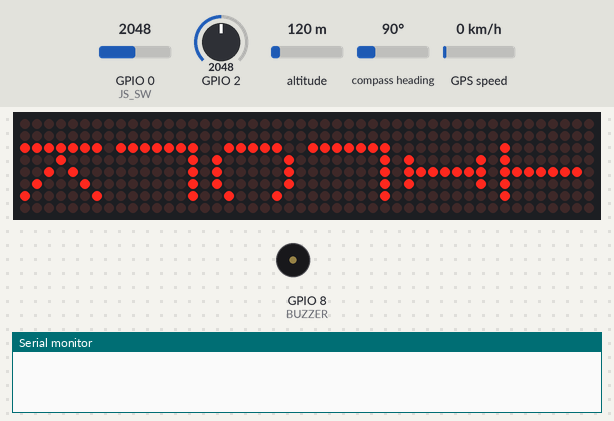
Bench run of a sketch on a simulated ESP32-S3. Parts: 48×8 LED matrix, buzzer (waves = sounding), the last lines printed to the serial monitor. Wiring (inferred from the names in the program): 6 × MAX7219 LED driver (orientation assumed): data GPIO 3; clock GPIO 5; CS GPIO 4. Inputs (shaded band) come from the test bench; at power-on: GPIO 0 (JS_SW) = 2048, GPIO 2 = 2048, GPS speed 0 km/h, altitude 120 m, compass heading 90°. The local clock reads 2024-03-15 10:24:30 at power-on unless the sketch sets it; the GPS gets a fix after 3 s at 37.7749, -122.4194 with 8 satellites.

Above: at 0.7 s.
At 4.8 s:
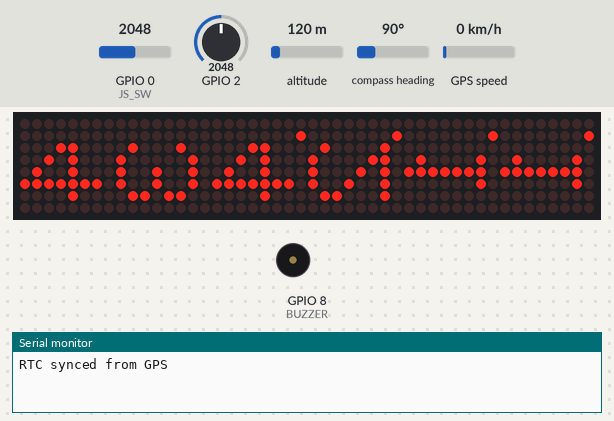
4.9 s: GPIO 0 (JS_SW) set to 337
9.0 s: GPIO 0 (JS_SW) set to 293
At 9.72 s:
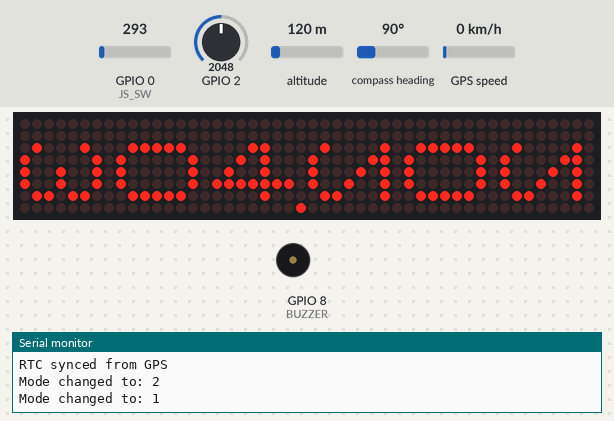
11.1 s: GPIO 2 set to 375
15.2 s: GPIO 2 set to 319
At 16.2 s:
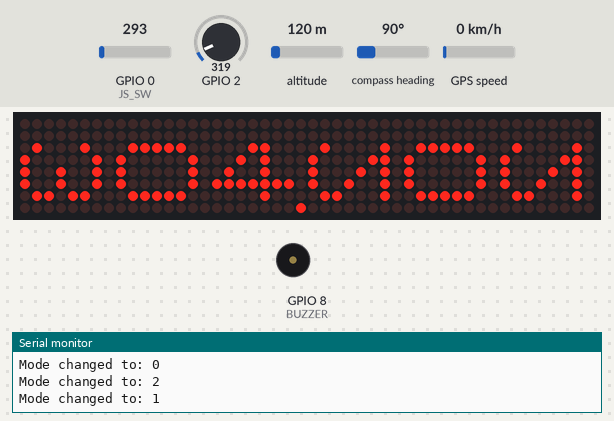
16.7 s: GPIO 2 set to 1228
At 17.35 s:
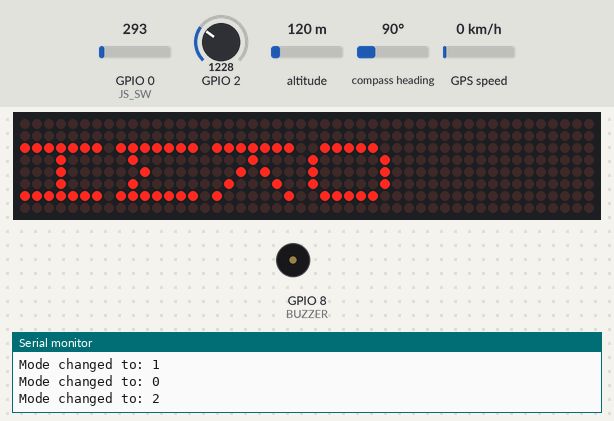
19.6 s: GPS speed set to 2 km/h
At 20.74 s:
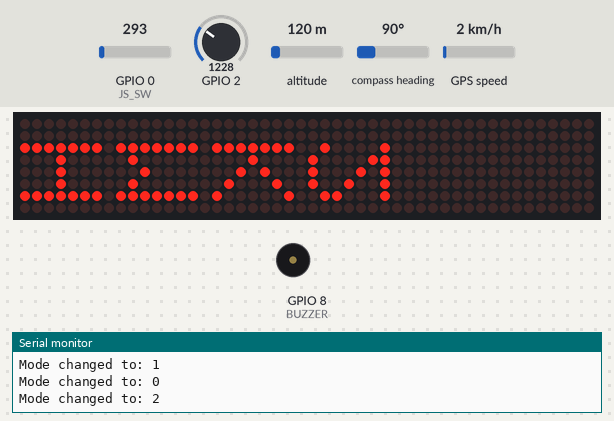
Timing chart, 0 to 25.3 s (numbered marks = the images above; inputs shaded):
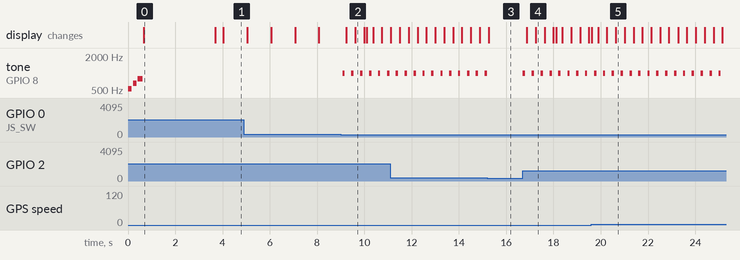

Measured:
- the behaviour switches between 315 and 314 on GPIO 0 (JS_SW) (found by bisection; images 1 and 2)
- the behaviour switches between 340 and 339 on GPIO 2 (found by bisection; images 2 and 3)
- after the input at 9.0 s, tone on GPIO 8 (BUZZER): alternates 1000 Hz for 0.10 s and silent for 0.27 s, starting after 0.08 s; the display: first changes after 0.24 s (image 2 shows a later state)
- after the input at 15.2 s, tone on GPIO 8 (BUZZER): stops changing and stays silent
- after the input at 16.7 s, tone on GPIO 8 (BUZZER): alternates 1000 Hz for 0.10 s and silent for 0.27 s, starting at once; the display: first changes after 0.17 s (image 4 shows a later state)
- after the input at 19.6 s, the display: changes at once (image 5)
- what the display in image 0 shows lasts 3.0 s, from 0.7 s to 3.7 s

The sketch:

TIL305-Clock-Code.ino
```cpp
#include <SPI.h>
#include <Wire.h>
#include <RTClib.h>
#include "MAX7219-Daisy.h"
#include "Better-Joystick.h"
#include "Better-GPS.h"

// Config
const uint8_t JS_X = 0;
const uint8_t JS_SW = 1;
const uint8_t JS_Y = 2;
constexpr uint8_t DIN_PIN = 3;
constexpr uint8_t CS_PIN = 4;
constexpr uint8_t CLK_PIN = 5;
constexpr uint8_t SDA_PIN = 6;
constexpr uint8_t SCL_PIN = 7;
const uint8_t BUZZER = 8;
const uint8_t GPS_TX = 9;
const uint8_t GPS_RX = 10;
constexpr uint8_t NUM_DEVICES = 6;
constexpr unsigned long GPS_BAUD = 9600UL;

MAX7219Daisy display;
RTC_DS3231 rtc;
BetterJoystick joystick;
BetterGPS gps;

// Mode management
uint8_t currentMode = 0;  // 0 = Time, 1 = Date, 2 = GPS Speed
const uint8_t NUM_MODES = 3;
unsigned long lastJoystickChange = 0;
const unsigned long JOYSTICK_DEBOUNCE = 300;

// GPS sync management
unsigned long lastGPSSync = 0;
const unsigned long GPS_SYNC_INTERVAL = 300000UL;  // 5 minutes
bool initialSyncDone = false;

// Temperature display management
unsigned long lastTempDisplay = 0;
const unsigned long TEMP_DISPLAY_INTERVAL = 300000UL;  // 5 minutes
const unsigned long TEMP_DISPLAY_DURATION = 3000UL;    // 3 seconds
bool showingTemperature = false;
unsigned long tempDisplayStart = 0;

// Hourly chime
uint8_t lastChimeHour = 255;

// Function prototypes
void playStartupMelody();
void playHourlyChime();
void playModeChangeBeep();
bool syncRTCFromGPS();
void displayTimeMode(DateTime now);
void displayDateMode(DateTime now);
void displayGPSSpeedMode();

void setup() {
  Serial.begin(115200);
  display.begin(DIN_PIN, CLK_PIN, CS_PIN, NUM_DEVICES);

  Wire.begin(SDA_PIN, SCL_PIN);

  pinMode(BUZZER, OUTPUT);

  // Startup sequence
  playStartupMelody();
  display.displayText("TILCLK");
  display.refresh();
  delay(3000);

  if (!rtc.begin()) {
    display.displayText("NO RTC");
    display.refresh();
    while (1)
      ;
  }

  if (rtc.lostPower()) {
    rtc.adjust(DateTime(F(__DATE__), F(__TIME__)));
  }

  joystick.begin(JS_SW, JS_X, JS_Y);
  gps.begin(GPS_RX, GPS_TX, GPS_BAUD);
}

void loop() {
  gps.update();

  // GPS sync on startup
  if (!initialSyncDone && gps.hasFix()) {
    if (syncRTCFromGPS()) {
      initialSyncDone = true;
      lastGPSSync = millis();
    }
  }

  // GPS sync every 5 minutes
  if (initialSyncDone && millis() - lastGPSSync >= GPS_SYNC_INTERVAL) {
    if (syncRTCFromGPS()) {
      lastGPSSync = millis();
    }
  }

  // Handle joystick mode changes
  if (millis() - lastJoystickChange >= JOYSTICK_DEBOUNCE) {
    byte direction = joystick.getDirection();

    if (direction == 2) {  // RIGHT
      currentMode = (currentMode + 1) % NUM_MODES;
      lastJoystickChange = millis();
      playModeChangeBeep();
      Serial.print("Mode changed to: ");
      Serial.println(currentMode);
    } else if (direction == 1) {  // LEFT
      currentMode = (currentMode == 0) ? (NUM_MODES - 1) : (currentMode - 1);
      lastJoystickChange = millis();
      playModeChangeBeep();
      Serial.print("Mode changed to: ");
      Serial.println(currentMode);
    }
  }

  // Display based on current mode
  DateTime now = rtc.now();

  switch (currentMode) {
    case 0:
      displayTimeMode(now);
      break;
    case 1:
      displayDateMode(now);
      break;
    case 2:
      displayGPSSpeedMode();
      break;
  }

  delay(100);
}

void playStartupMelody() {
  tone(BUZZER, 523, 150);
  delay(200);
  tone(BUZZER, 659, 150);
  delay(200);
  tone(BUZZER, 784, 200);
  delay(250);
  noTone(BUZZER);
}

void playHourlyChime() {
  tone(BUZZER, 784, 200);
  delay(250);
  tone(BUZZER, 659, 200);
  delay(250);
  tone(BUZZER, 523, 300);
  delay(350);
  noTone(BUZZER);
}

void playModeChangeBeep() {
  tone(BUZZER, 1000, 100);
  delay(150);
  noTone(BUZZER);
}

bool syncRTCFromGPS() {
  if (!gps.hasFix()) {
    return false;
  }

  int year, month, day, dayIndex, hour, minute, second;
  gps.getHungarianTime(year, month, day, dayIndex, hour, minute, second);

  if (year > 0 && month > 0 && day > 0) {
    rtc.adjust(DateTime(year, month, day, hour, minute, second));
    Serial.println("RTC synced from GPS");
    return true;
  }

  return false;
}

void displayTimeMode(DateTime now) {
  uint8_t h = now.hour();
  uint8_t m = now.minute();
  uint8_t s = now.second();

  // Check if it's time to show temperature
  if (millis() - lastTempDisplay >= TEMP_DISPLAY_INTERVAL && !showingTemperature) {
    showingTemperature = true;
    tempDisplayStart = millis();
    lastTempDisplay = millis();
  }

  if (showingTemperature) {
    if (millis() - tempDisplayStart < TEMP_DISPLAY_DURATION) {
      // Display temperature
      float temp = rtc.getTemperature();
      int tempWhole = (int)temp;
      int tempDecimal = (int)((temp - tempWhole) * 10);

      display.clearAllLEDs();

      // Display temperature digits
      if (tempWhole >= 10) {
        display.displayNumber(0, tempWhole / 10);
        display.displayNumber(1, tempWhole % 10);
      } else {
        display.clearDevice(0);
        display.displayNumber(1, tempWhole);
      }

      display.displayNumber(2, tempDecimal);
      display.setDecimalPointLED(1, true);

      display.clearDevice(3);
      display.setDegreeSymbol(4, true);
      display.displayLetter(5, 'C');

      display.refresh();
      return;
    } else {
      showingTemperature = false;
    }
  }

  // Normal time display
  display.clearAllLEDs();

  display.displayNumber(0, h / 10);
  display.displayNumber(1, h % 10);
  display.displayNumber(2, m / 10);
  display.displayNumber(3, m % 10);
  display.displayNumber(4, s / 10);
  display.displayNumber(5, s % 10);

  // Colon leds
  display.setColonLED(0, true);
  display.setColonLED(1, true);
  display.setColonLED(2, true);
  display.setColonLED(3, true);

  display.refresh();

  // Hourly chime
  if (h != lastChimeHour && m == 0 && s == 0) {
    playHourlyChime();
    lastChimeHour = h;
  }
}

void displayDateMode(DateTime now) {
  display.clearAllLEDs();

  int year = now.year();
  uint8_t month = now.month();

  // Display YYYY.MM
  display.displayNumber(0, (year / 1000) % 10);
  display.displayNumber(1, (year / 100) % 10);
  display.displayNumber(2, (year / 10) % 10);
  display.displayNumber(3, year % 10);
  display.displayNumber(4, month / 10);
  display.displayNumber(5, month % 10);

  display.setDecimalPointLED(3, true);  // Decimal point after YYYY

  display.refresh();
}

void displayGPSSpeedMode() {
  display.clearAllLEDs();

  if (!gps.hasFix()) {
    display.displayText("NO FIX");
    display.refresh();
    return;
  }

  int speed = (int)gps.getSpeedKmph();

  // Display speed with "kmh" suffix
  if (speed >= 100) {
    display.displayNumber(0, speed / 100);
    display.displayNumber(1, (speed / 10) % 10);
    display.displayNumber(2, speed % 10);
  } else if (speed >= 10) {
    display.clearDevice(0);
    display.displayNumber(1, speed / 10);
    display.displayNumber(2, speed % 10);
  } else {
    display.clearDevice(0);
    display.clearDevice(1);
    display.displayNumber(2, speed);
  }

  display.displayLetter(3, 'K');
  display.displayLetter(4, 'M');
  display.displayLetter(5, 'H');

  display.refresh();
}
```

Better-GPS.h
```cpp
#pragma once

#include <TinyGPSPlus.h>
#include <HardwareSerial.h>

class BetterGPS {
private:
  HardwareSerial gpsSerial;
  TinyGPSPlus gps;
  static constexpr unsigned long GPS_CACHE_VALIDITY_MS = 1000UL;

  // Cache for Hungarian time to avoid repeated calculations
  struct HungarianTimeCache {
    int year;
    int month;
    int day;
    int dayIndex;
    int hour;
    int minute;
    int second;
    bool valid;
    unsigned long lastUpdate;
  } timeCache;

  // Zeller's Congruence to calculate day of the week
  int calculateDayOfWeek(int y, int m, int d) {
    if (m < 3) {
      m += 12;
      y -= 1;
    }
    int k = y % 100;
    int j = y / 100;
    int f = d + 13 * (m + 1) / 5 + k + k / 4 + j / 4 + 5 * j;

    // Correct Zeller's result: 0=Saturday, 1=Sunday, 2=Monday, etc.
    // Convert to standard: 0=Sunday, 1=Monday, 2=Tuesday, ..., 6=Saturday
    return (f + 1) % 7;
  }

  // Check if it's daylight saving time in Hungary (CEST)
  // DST starts last Sunday in March at 2:00 AM
  // DST ends last Sunday in October at 3:00 AM
  bool isDaylightSavingTime(int year, int month, int day, int hour) {
    // Before March or after October - definitely standard time
    if (month < 3 || month > 10) {
      return false;
    }

    // April to September -> daylight saving time
    if (month > 3 && month < 10) {
      return true;
    }

    // March -> need to check if we're past the last Sunday
    if (month == 3) {
      // Find the last Sunday of March
      int lastSunday = 31;
      while (calculateDayOfWeek(year, 3, lastSunday) != 0) {
        lastSunday--;
      }

      if (day < lastSunday) {
        return false;  // Before DST starts
      } else if (day > lastSunday) {
        return true;  // After DST starts
      } else {
        // On the last Sunday -> DST starts at 2:00 AM UTC (3:00 AM CET)
        return hour >= 1;  // 1:00 UTC = 2:00 CET when DST starts
      }
    }

    // October -> need to check if we're before the last Sunday
    if (month == 10) {
      // Find the last Sunday of October
      int lastSunday = 31;
      while (calculateDayOfWeek(year, 10, lastSunday) != 0) {
        lastSunday--;
      }

      if (day < lastSunday) {
        return true;  // Before DST ends
      } else if (day > lastSunday) {
        return false;  // After DST ends
      } else {
        // On the last Sunday -> DST ends at 3:00 AM CEST (1:00 AM UTC)
        return hour < 1;  // Before 1:00 UTC (2:00 AM CET when DST ends)
      }
    }

    return false;
  }

  // Get Hungarian timezone offset (+1 CET, +2 CEST)
  int getHungarianTimezoneOffset(int year, int month, int day, int hour) {
    return isDaylightSavingTime(year, month, day, hour) ? 2 : 1;
  }

  void convertToHungarianTime(int &year, int &month, int &day, int &hour, int &minute, int &second) {
    // Get the timezone offset based on UTC time
    int offset = getHungarianTimezoneOffset(year, month, day, hour);

    // Add the offset to the hour
    hour += offset;

    // Handle day overflow
    if (hour >= 24) {
      hour -= 24;
      day++;

      // Days in each month
      int daysInMonth[] = { 31, 28, 31, 30, 31, 30, 31, 31, 30, 31, 30, 31 };

      // Check for leap year
      bool isLeapYear = (year % 4 == 0 && year % 100 != 0) || (year % 400 == 0);
      if (isLeapYear) daysInMonth[1] = 29;

      // Handle month overflow
      if (day > daysInMonth[month - 1]) {
        day = 1;
        month++;

        // Handle year overflow
        if (month > 12) {
          month = 1;
          year++;
        }
      }
    }

    // Handle day underflow
    else if (hour < 0) {
      hour += 24;
      day--;

      // Handle day underflow
      if (day < 1) {
        month--;

        // Handle month underflow
        if (month < 1) {
          month = 12;
          year--;
        }

        // Days in each month
        int daysInMonth[] = { 31, 28, 31, 30, 31, 30, 31, 31, 30, 31, 30, 31 };

        // Check for leap year
        bool isLeapYear = (year % 4 == 0 && year % 100 != 0) || (year % 400 == 0);
        if (isLeapYear) daysInMonth[1] = 29;

        day = daysInMonth[month - 1];
      }
    }
  }

  // Update the cache with fresh Hungarian time
  void updateTimeCache() {
    if (!hasFix()) {
      timeCache.valid = false;
      return;
    }

    // Get UTC time
    int year = gps.date.year();
    int month = gps.date.month();
    int day = gps.date.day();
    int hour = gps.time.hour();
    int minute = gps.time.minute();
    int second = gps.time.second();

    convertToHungarianTime(year, month, day, hour, minute, second);

    // Update cache
    timeCache.year = year;
    timeCache.month = month;
    timeCache.day = day;
    timeCache.hour = hour;
    timeCache.minute = minute;
    timeCache.second = second;
    timeCache.dayIndex = calculateDayOfWeek(year, month, day);
    timeCache.valid = true;
    timeCache.lastUpdate = millis();
  }

  // Check if cache is still valid
  bool isCacheValid() {
    return timeCache.valid && (millis() - timeCache.lastUpdate < GPS_CACHE_VALIDITY_MS);
  }

public:
  BetterGPS()
    : gpsSerial(1) {
    timeCache.valid = false;
    timeCache.lastUpdate = 0;
  }

  void begin(uint8_t gpsRx, uint8_t gpsTx = -1, int gpsBaud = 9600) {
    gpsSerial.begin(gpsBaud, SERIAL_8N1, gpsRx, gpsTx);
  }

  void update() {
    while (gpsSerial.available()) {
      if (gps.encode(gpsSerial.read())) {
        // New data available -> invalidate cache
        timeCache.valid = false;
      }
    }
  }

  bool hasFix() {
    return gps.location.isValid() && gps.date.isValid() && gps.time.isValid();
  }

  double getLatitude() {
    return gps.location.lat();
  }

  double getLongitude() {
    return gps.location.lng();
  }

  float getSpeedKmph() {
    return gps.speed.kmph();
  }

  float getSpeedMps() {
    return gps.speed.mps();
  }

  float getAltitude() {
    return gps.altitude.meters();
  }

  bool hasAltitude() {
    return gps.altitude.isValid();
  }

  bool isCourseValid() {
    return gps.course.isValid();
  }

  float getCourseDeg() {
    return gps.course.deg();
  }

  float getCourse() {
    return gps.course.deg();
  }

  bool hasCourse() {
    return gps.course.isValid();
  }

  int getSatellites() {
    return gps.satellites.value();
  }

  unsigned long getLocationAge(){
    return gps.location.age();
  }

  float getHdop() {
    return gps.hdop.hdop();
  }

  uint8_t getGPSQuality() {
    double hdop = getHdop();
    if (hdop < 1.0) return 0;
    if (hdop < 2.0) return 1;
    if (hdop < 5.0) return 2;
    if (hdop < 10.0) return 3;
    if (hdop < 20.0) return 4;
    return 5;
  }

  // Function that calculates Hungarian time once and fills all values
  void getHungarianTime(int &year, int &month, int &day, int &dayIndex, int &hour, int &minute, int &second) {
    if (!hasFix()) {
      year = month = day = dayIndex = hour = minute = second = 0;
      return;
    }

    // Check if we need to update the cache
    if (!isCacheValid()) {
      updateTimeCache();
    }

    // Return cached values
    if (timeCache.valid) {
      year = timeCache.year;
      month = timeCache.month;
      day = timeCache.day;
      dayIndex = timeCache.dayIndex;
      hour = timeCache.hour;
      minute = timeCache.minute;
      second = timeCache.second;
    } else {
      year = month = day = dayIndex = hour = minute = second = 0;
    }
  }

  // Getter functions use cache instead of recalculating
  int getYear() {
    if (!isCacheValid()) {
      updateTimeCache();
    }
    return timeCache.valid ? timeCache.year : 0;
  }

  uint8_t getMonth() {
    if (!isCacheValid()) {
      updateTimeCache();
    }
    return timeCache.valid ? timeCache.month : 0;
  }

  uint8_t getDay() {
    if (!isCacheValid()) {
      updateTimeCache();
    }
    return timeCache.valid ? timeCache.day : 0;
  }

  uint8_t getHour() {
    if (!isCacheValid()) {
      updateTimeCache();
    }
    return timeCache.valid ? timeCache.hour : 0;
  }

  uint8_t getMinute() {
    if (!isCacheValid()) {
      updateTimeCache();
    }
    return timeCache.valid ? timeCache.minute : 0;
  }

  uint8_t getSecond() {
    if (!isCacheValid()) {
      updateTimeCache();
    }
    return timeCache.valid ? timeCache.second : 0;
  }

  uint8_t getDayIndex() {
    if (!isCacheValid()) {
      updateTimeCache();
    }
    return timeCache.valid ? timeCache.dayIndex : 0;
  }
};
```

Better-Joystick.h
```cpp
class BetterJoystick {
private:
  const int X_CENTER = 3250;
  const int Y_CENTER = 3500;
  const int DEADZONE = 100;

  byte JS_SW = 0;
  byte JS_VRX = 0;
  byte JS_VRY = 0;

  // Function to get more accurate mapped values
  int mapJoystick(int value, int center) {
    if (abs(value - center) < DEADZONE) return 0;

    int mappedValue;
    if (value > center) {
      mappedValue = map(value, center + DEADZONE, 4095, 0, 100);
      if (mappedValue > 90) return 100;  // snap to 100
      return mappedValue;
    } else {
      mappedValue = map(value, 0, center - DEADZONE, -100, 0);
      if (mappedValue < -90) return -100;  // snap to -100
      return mappedValue;
    }
  }


public:
  void begin(byte SW, byte VRX, byte VRY) {
    JS_SW = SW;
    JS_VRX = VRX;
    JS_VRY = VRY;
    pinMode(JS_SW, INPUT_PULLUP);
  }

  // Raw analog values
  int getRawX() {
    return analogRead(JS_VRX);
  }
  int getRawY() {
    return analogRead(JS_VRY);
  }

  // Mapped values
  int getMappedX() {
    return mapJoystick(getRawX(), X_CENTER);
  }
  int getMappedY() {
    return mapJoystick(getRawY(), Y_CENTER);
  }

  // Button press
  bool getButtonPress() {
    return digitalRead(JS_SW) == LOW;
  }

  // Get direction (1-8) or 0 if centered
  // Get direction (1-8) or 0 if centered
  byte getDirection() {
    int x = getMappedX();
    int y = getMappedY();

    // Diagonals first
    if (x == 100 && y == 100) return 5;    // TOP RIGHT
    if (x == -100 && y == 100) return 6;   // TOP LEFT
    if (x == 100 && y == -100) return 7;   // BOTTOM RIGHT
    if (x == -100 && y == -100) return 8;  // BOTTOM LEFT

    // Single directions
    if (x == -100) return 1;  // LEFT
    if (x == 100) return 2;   // RIGHT
    if (y == -100) return 3;  // BOTTOM
    if (y == 100) return 4;   // TOP

    return 0;  // Centered / no direction
  }
};
```

Source omitted: MAX7219-Daisy.h (6084 bytes), letter-bits.h (data table, 4558 bytes), number-bits.h (data table, 1774 bytes)
